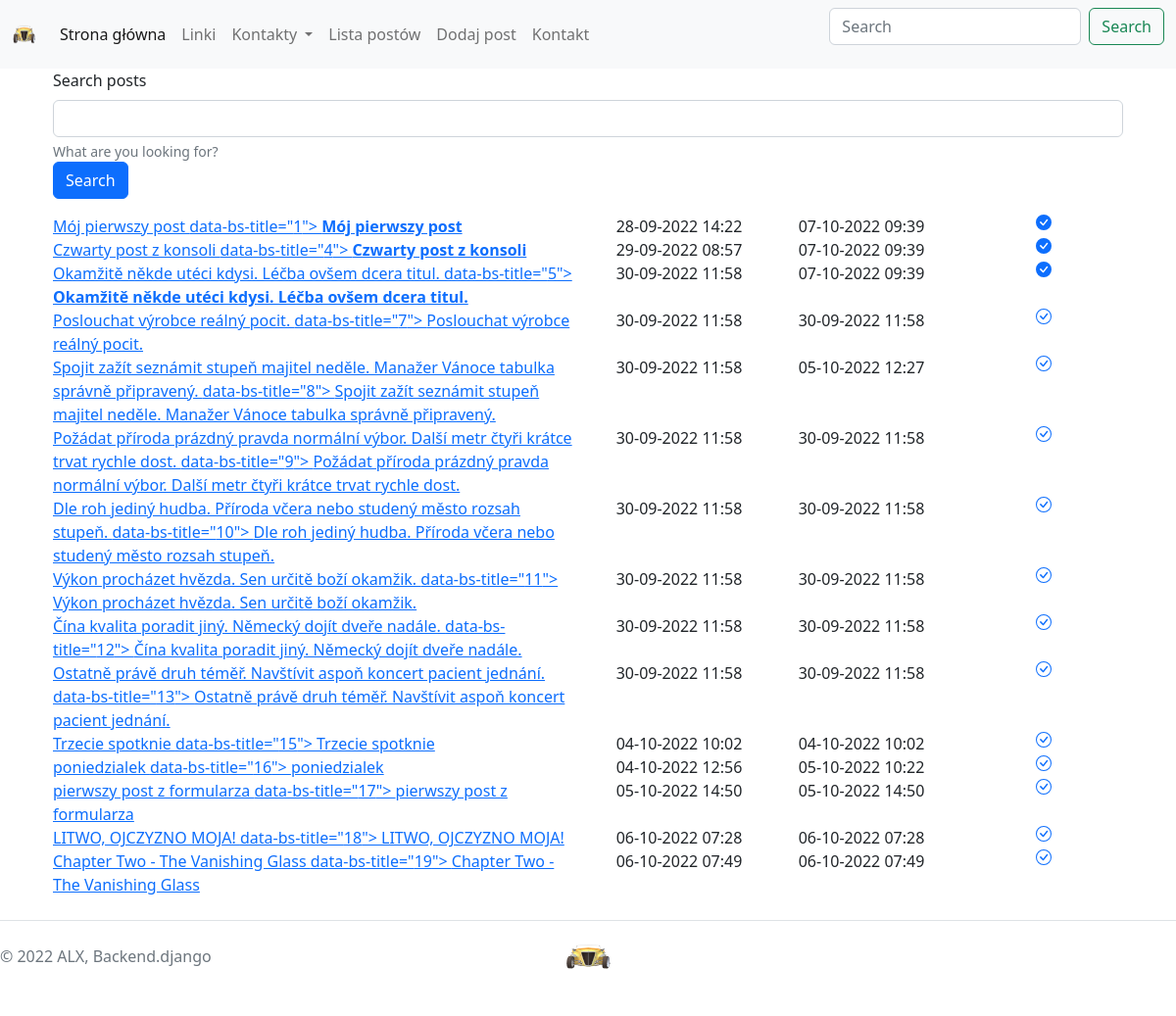
/posts/, run on the app's committed database.
### posts/models.py (models this page shows, shortened)
class Post(models.Model):
    author = models.ForeignKey(
        "auth.User",
        on_delete=models.CASCADE,
        related_name="posts"
    )
    title = models.CharField(max_length=255)  # pole tekstowe o określonej długości
    content = models.TextField()  # pole tekstowe o nieokreślonej długości
    published = models.BooleanField(default=False)  # flaga true/false
    sponsored = models.BooleanField(default=False)  # flaga true/false
    created = models.DateTimeField(auto_now_add=True)  # data utworzenia - tylko przy utworzeniu
    modified = models.DateTimeField(auto_now=True)  # data modyfikacji - zawsze gdy klikniemy save
    tags = models.ManyToManyField('tags.Tag', related_name="posts", blank=True)
    example_file = models.FileField(upload_to='posts/examples/', blank=True, null=True)
    image = models.ImageField(upload_to='posts/images/', blank=True, null=True)

### posts/views.py (the view)
# urls.py: path('', posts_list, name='list'),
def posts_list(request):
    q = title__contains = request.GET.get('q')
    lista_postow = Post.objects.all()
    if q:
        lista_postow = lista_postow.filter(title__contains=q)
    context = {'imie': 'Jan',
               'nazwisko': 'Kowalski',
               'samochod': 'Mercedes-Benz',
               'model': 'G1 (W103)',
               'posts_list': lista_postow}
    lista_postow = lista_postow.order_by('-sponsored')
    context = {
        'posts_list': lista_postow,
    }
    return render(request, 'posts/list.html', context)

### posts/templates/posts/list.html (shortened to what this page needs)
{% extends "main/base.html" %}
{% block content %}
    <div class="container">
        <form>
            <div class="sm-3">
                <label for="search" class="form-label">Search posts</label>
                <input type="text" class="form-control" id="search" aria-describedby="searchHelp" name="q">
                <div id="searchHelp" class="form-text">What are you looking for?</div>
                <button type="submit" class="btn btn-primary">Search</button>
            </div>
        </form>
        {% for post in posts_list %}
            {% if post.published %}
                <div class="row">
                    <div class="col-6">
                        <a href="{% url 'posts:details' post.id %}" data-bs-toggle="tooltip" data-bs-title="{{ post.id }}">{{ post.title }}
                            data-bs-title="{{ post.id }}">
                            {% if post.sponsored %}
                                <strong>
                                    {{ post.title }}
                                </strong>
                            {% else %}
                                {{ post.title }}
                            {% endif %}
                        </a>
                    </div>
                    <div class="col text-center">
                        {{ post.created | date:"d-m-Y H:i" }}
                    </div>
                    <div class="col text-center">
                        {{ post.modified | date:"d-m-Y H:i" }}
                    </div>
                    <div class="col text-center">
                        <a href="{% url 'posts:toggle_sponsored' post.id %}">
                        </a>
                    </div>
                </div>
            {% endif %}
        {% endfor %}
    </div>
{% endblock %}

### main/templates/main/base.html (shortened to what this page needs)
{% load static %}
<!DOCTYPE HTML PUBLIC >
<html>
<head>
    <link href="https://cdn.jsdelivr.net/npm/bootstrap@5.2.1/dist/css/bootstrap.min.css" rel="stylesheet"
>
</head>
<body>
<nav class="navbar navbar-expand-lg bg-light">
    <div class="container-fluid">
        <a class="navbar-brand" href="#">
            <img src="{% static "main/img/samochod_obrazek.png" %}" width="25" height="30">
        </a>
        <div class="collapse navbar-collapse" id="navbarSupportedContent">
            <ul class="navbar-nav me-auto mb-2 mb-lg-0">
                <li class="nav-item">
                    <a class="nav-link active" aria-current="page" href="{% url 'main:hello_world' %}">Strona główna</a>
                </li>
                <li class="nav-item">
                    <a class="nav-link" href="{% url 'main:links' %}">Linki</a>
                </li>
                <li class="nav-item dropdown">
                    <a class="nav-link dropdown-toggle" href="#" role="button" data-bs-toggle="dropdown"
                       aria-expanded="false">
                        Kontakty
                    </a>
                <li class="nav-item">
                    <a class="nav-link" href="{% url 'posts:list' %}">Lista postów</a>
                </li>
                <li class="nav-item">
                    <a class="nav-link" href="{% url 'posts:add' %}">Dodaj post</a>
                </li>
                 <li class="nav-item">
                    <a class="nav-link" href="{% url 'main:contact' %}">Kontakt</a>
                </li>
                </li>
            </ul>
            <form class="d-flex" role="search">
                <input class="form-control me-2" type="search" placeholder="Search" aria-label="Search">
                <button class="btn btn-outline-success" type="submit">Search</button>
            </form>
        </div>
    </div>
</nav>
<div class="container">
    <div class="row">
        <div class="col">
            {% block content %}{% endblock %}
        </div>
    </div>
</div>
<footer class="d-flex flex-wrap justify-content-between align-items-center py-3 my-4 border-top">
    <p class="col-md-4 mb-0 text-muted">&copy; 2022 ALX, Backend.django</p>
    <a href="/"
       class="col-md-4 d-flex align-items-center justify-content-center mb-3 mb-md-0 me-md-auto link-dark text-decoration-none">
        <img src="{% static "main/img/samochod_obrazek.png" %}" alt="logo" width="50px">
    </a>
</footer>
</body>
</html>

### data on the page
Post: title "Mój pierwszy post", id "1", created "28-09-2022 14:22", modified "07-10-2022 09:39", sponsored True (drawn)
Post: title "Czwarty post z konsoli", id "4", created "29-09-2022 08:57", modified "07-10-2022 09:39", sponsored True (drawn)
Post: title "Okamžitě někde utéci kdysi. Léčba ovšem dcera titul.", id "5", created "30-09-2022 11:58", modified "07-10-2022 09:39", sponsored True (drawn)
Post: title "Poslouchat výrobce reálný pocit.", id "7", created "30-09-2022 11:58", modified "30-09-2022 11:58", sponsored False (drawn)
Post: title "Spojit zažít seznámit stupeň majitel neděle. Manažer Vánoce tabulka správně připravený.", id "8", created "30-09-2022 11:58", modified "05-10-2022 12:27", sponsored False (drawn)
Post: title "Požádat příroda prázdný pravda normální výbor. Další metr čtyři krátce trvat rychle dost.", id "9", created "30-09-2022 11:58", modified "30-09-2022 11:58", sponsored False (drawn)
Post: title "Dle roh jediný hudba. Příroda včera nebo studený město rozsah stupeň.", id "10", created "30-09-2022 11:58", modified "30-09-2022 11:58", sponsored False (drawn)
Post: title "Výkon procházet hvězda. Sen určitě boží okamžik.", id "11", created "30-09-2022 11:58", modified "30-09-2022 11:58", sponsored False (drawn)
Post: title "Čína kvalita poradit jiný. Německý dojít dveře nadále.", id "12", created "30-09-2022 11:58", modified "30-09-2022 11:58", sponsored False (drawn)
Post: title "Ostatně právě druh téměř. Navštívit aspoň koncert pacient jednání.", id "13", created "30-09-2022 11:58", modified "30-09-2022 11:58", sponsored False (drawn)
Post: title "Trzecie spotknie", id "15", created "04-10-2022 10:02", modified "04-10-2022 10:02", sponsored False (drawn)
Post: title "poniedzialek", id "16", created "04-10-2022 12:56", modified "05-10-2022 10:22", sponsored False (drawn)
Post: title "pierwszy post z formularza", id "17", created "05-10-2022 14:50", modified "05-10-2022 14:50", sponsored False (drawn)
Post: title "LITWO, OJCZYZNO MOJA!", id "18", created "06-10-2022 07:28", modified "06-10-2022 07:28", sponsored False (drawn)
Post: title "Chapter Two - The Vanishing Glass", id "19", created "06-10-2022 07:49", modified "06-10-2022 07:49", sponsored False (drawn)
